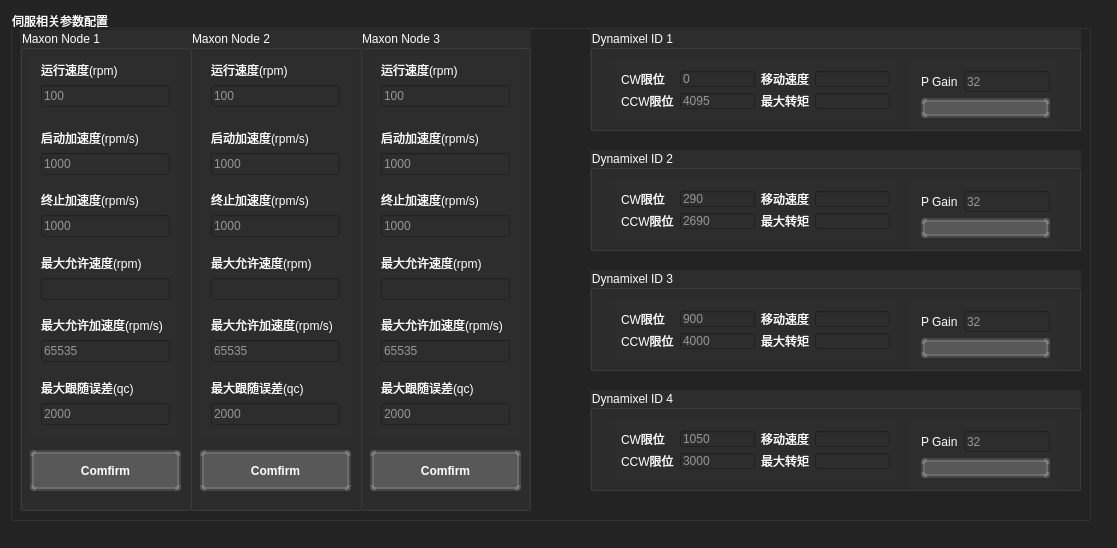
<?xml version="1.0" encoding="UTF-8"?>
<ui version="4.0">
 <class>ConfigUi</class>
 <widget class="QDialog" name="ConfigUi">
  <property name="geometry">
   <rect>
    <x>0</x>
    <y>0</y>
    <width>1117</width>
    <height>548</height>
   </rect>
  </property>
  <property name="sizePolicy">
   <sizepolicy hsizetype="Preferred" vsizetype="Preferred">
    <horstretch>0</horstretch>
    <verstretch>0</verstretch>
   </sizepolicy>
  </property>
  <property name="windowTitle">
   <string>配置界面</string>
  </property>
  <property name="windowIcon">
   <iconset resource="DOF_Teach.qrc">
    <normaloff>:/icon/ico/data_128px_1156789_easyicon.net.ico</normaloff>:/icon/ico/data_128px_1156789_easyicon.net.ico</iconset>
  </property>
  <property name="styleSheet">
   <string notr="true">#ConfigUi{
background-color:#232323;
color:#464646;
}</string>
  </property>
  <widget class="QGroupBox" name="groupBox_8">
   <property name="geometry">
    <rect>
     <x>10</x>
     <y>10</y>
     <width>1081</width>
     <height>511</height>
    </rect>
   </property>
   <property name="styleSheet">
    <string notr="true">#groupBox_8{
font: 12pt &quot;Adobe 黑体 Std R&quot;;
color:#ffffff;
}
</string>
   </property>
   <property name="title">
    <string>伺服相关参数配置</string>
   </property>
   <widget class="QGroupBox" name="groupBox_9">
    <property name="geometry">
     <rect>
      <x>10</x>
      <y>20</y>
      <width>171</width>
      <height>481</height>
     </rect>
    </property>
    <property name="styleSheet">
     <string notr="true">font: 10pt &quot;Adobe 黑体 Std R&quot;;
color:#ffffff;
background-color:#2d2d2d;</string>
    </property>
    <property name="title">
     <string>Maxon Node 1</string>
    </property>
    <widget class="QPushButton" name="Node1MotionPara">
     <property name="geometry">
      <rect>
       <x>10</x>
       <y>420</y>
       <width>151</width>
       <height>41</height>
      </rect>
     </property>
     <property name="styleSheet">
      <string notr="true">#Node1MotionPara{ 
/*border: none;*/
background-color:rgb(88, 88, 88);
color:white;
border-style:outset;
border-width:4px;
border-radius:4px;
border-color:rgba(255,255,255,30);
font:bold 12px;
/*color:rgba(0,0,0,100);*/
padding:6px;
} 
#Node1MotionPara:hover
{
background-color:rgb(56, 56, 56);
}</string>
     </property>
     <property name="text">
      <string>Comfirm</string>
     </property>
    </widget>
    <widget class="QWidget" name="layoutWidget">
     <property name="geometry">
      <rect>
       <x>10</x>
       <y>20</y>
       <width>151</width>
       <height>386</height>
      </rect>
     </property>
     <layout class="QVBoxLayout" name="verticalLayout_11">
      <item>
       <layout class="QVBoxLayout" name="verticalLayout_5">
        <item>
         <widget class="QLabel" name="label_17">
          <property name="text">
           <string>运行速度(rpm)</string>
          </property>
         </widget>
        </item>
        <item>
         <widget class="QLineEdit" name="mspeed1">
          <property name="styleSheet">
           <string notr="true">background-color:#rgb(63, 63, 63);</string>
          </property>
          <property name="placeholderText">
           <string>100</string>
          </property>
         </widget>
        </item>
       </layout>
      </item>
      <item>
       <spacer name="verticalSpacer_10">
        <property name="orientation">
         <enum>Qt::Vertical</enum>
        </property>
        <property name="sizeHint" stdset="0">
         <size>
          <width>20</width>
          <height>18</height>
         </size>
        </property>
       </spacer>
      </item>
      <item>
       <layout class="QVBoxLayout" name="verticalLayout_6">
        <item>
         <widget class="QLabel" name="label_18">
          <property name="text">
           <string>启动加速度(rpm/s)</string>
          </property>
         </widget>
        </item>
        <item>
         <widget class="QLineEdit" name="macceleration1">
          <property name="placeholderText">
           <string>1000</string>
          </property>
         </widget>
        </item>
       </layout>
      </item>
      <item>
       <spacer name="verticalSpacer_9">
        <property name="orientation">
         <enum>Qt::Vertical</enum>
        </property>
        <property name="sizeHint" stdset="0">
         <size>
          <width>20</width>
          <height>13</height>
         </size>
        </property>
       </spacer>
      </item>
      <item>
       <layout class="QVBoxLayout" name="verticalLayout_7">
        <item>
         <widget class="QLabel" name="label_19">
          <property name="text">
           <string>终止加速度(rpm/s)</string>
          </property>
         </widget>
        </item>
        <item>
         <widget class="QLineEdit" name="mdeceleration1">
          <property name="placeholderText">
           <string>1000</string>
          </property>
         </widget>
        </item>
       </layout>
      </item>
      <item>
       <spacer name="verticalSpacer_8">
        <property name="orientation">
         <enum>Qt::Vertical</enum>
        </property>
        <property name="sizeHint" stdset="0">
         <size>
          <width>20</width>
          <height>13</height>
         </size>
        </property>
       </spacer>
      </item>
      <item>
       <layout class="QVBoxLayout" name="verticalLayout_8">
        <item>
         <widget class="QLabel" name="label_20">
          <property name="text">
           <string>最大允许速度(rpm)</string>
          </property>
         </widget>
        </item>
        <item>
         <widget class="QLineEdit" name="mmspeed1"/>
        </item>
       </layout>
      </item>
      <item>
       <spacer name="verticalSpacer_7">
        <property name="orientation">
         <enum>Qt::Vertical</enum>
        </property>
        <property name="sizeHint" stdset="0">
         <size>
          <width>20</width>
          <height>13</height>
         </size>
        </property>
       </spacer>
      </item>
      <item>
       <layout class="QVBoxLayout" name="verticalLayout_9">
        <item>
         <widget class="QLabel" name="label_21">
          <property name="text">
           <string>最大允许加速度(rpm/s)</string>
          </property>
         </widget>
        </item>
        <item>
         <widget class="QLineEdit" name="mmacceleration1">
          <property name="placeholderText">
           <string>65535</string>
          </property>
         </widget>
        </item>
       </layout>
      </item>
      <item>
       <spacer name="verticalSpacer_6">
        <property name="orientation">
         <enum>Qt::Vertical</enum>
        </property>
        <property name="sizeHint" stdset="0">
         <size>
          <width>20</width>
          <height>13</height>
         </size>
        </property>
       </spacer>
      </item>
      <item>
       <layout class="QVBoxLayout" name="verticalLayout_10">
        <item>
         <widget class="QLabel" name="label_22">
          <property name="text">
           <string>最大跟随误差(qc)</string>
          </property>
         </widget>
        </item>
        <item>
         <widget class="QLineEdit" name="mmFollowingError1">
          <property name="placeholderText">
           <string>2000</string>
          </property>
         </widget>
        </item>
       </layout>
      </item>
     </layout>
    </widget>
   </widget>
   <widget class="QGroupBox" name="groupBox_12">
    <property name="geometry">
     <rect>
      <x>180</x>
      <y>20</y>
      <width>171</width>
      <height>481</height>
     </rect>
    </property>
    <property name="styleSheet">
     <string notr="true">font: 10pt &quot;Adobe 黑体 Std R&quot;;
color:#ffffff;
background-color:#2d2d2d;</string>
    </property>
    <property name="title">
     <string>Maxon Node 2</string>
    </property>
    <widget class="QWidget" name="layoutWidget_10">
     <property name="geometry">
      <rect>
       <x>10</x>
       <y>20</y>
       <width>151</width>
       <height>386</height>
      </rect>
     </property>
     <layout class="QVBoxLayout" name="verticalLayout_23">
      <item>
       <layout class="QVBoxLayout" name="verticalLayout_24">
        <item>
         <widget class="QLabel" name="label_45">
          <property name="text">
           <string>运行速度(rpm)</string>
          </property>
         </widget>
        </item>
        <item>
         <widget class="QLineEdit" name="mspeed2">
          <property name="placeholderText">
           <string>100</string>
          </property>
         </widget>
        </item>
       </layout>
      </item>
      <item>
       <spacer name="verticalSpacer_21">
        <property name="orientation">
         <enum>Qt::Vertical</enum>
        </property>
        <property name="sizeHint" stdset="0">
         <size>
          <width>20</width>
          <height>18</height>
         </size>
        </property>
       </spacer>
      </item>
      <item>
       <layout class="QVBoxLayout" name="verticalLayout_25">
        <item>
         <widget class="QLabel" name="label_46">
          <property name="text">
           <string>启动加速度(rpm/s)</string>
          </property>
         </widget>
        </item>
        <item>
         <widget class="QLineEdit" name="macceleration2">
          <property name="placeholderText">
           <string>1000</string>
          </property>
         </widget>
        </item>
       </layout>
      </item>
      <item>
       <spacer name="verticalSpacer_22">
        <property name="orientation">
         <enum>Qt::Vertical</enum>
        </property>
        <property name="sizeHint" stdset="0">
         <size>
          <width>20</width>
          <height>13</height>
         </size>
        </property>
       </spacer>
      </item>
      <item>
       <layout class="QVBoxLayout" name="verticalLayout_26">
        <item>
         <widget class="QLabel" name="label_47">
          <property name="text">
           <string>终止加速度(rpm/s)</string>
          </property>
         </widget>
        </item>
        <item>
         <widget class="QLineEdit" name="mdeceleration2">
          <property name="placeholderText">
           <string>1000</string>
          </property>
         </widget>
        </item>
       </layout>
      </item>
      <item>
       <spacer name="verticalSpacer_23">
        <property name="orientation">
         <enum>Qt::Vertical</enum>
        </property>
        <property name="sizeHint" stdset="0">
         <size>
          <width>20</width>
          <height>13</height>
         </size>
        </property>
       </spacer>
      </item>
      <item>
       <layout class="QVBoxLayout" name="verticalLayout_27">
        <item>
         <widget class="QLabel" name="label_48">
          <property name="text">
           <string>最大允许速度(rpm)</string>
          </property>
         </widget>
        </item>
        <item>
         <widget class="QLineEdit" name="mmspeed2"/>
        </item>
       </layout>
      </item>
      <item>
       <spacer name="verticalSpacer_24">
        <property name="orientation">
         <enum>Qt::Vertical</enum>
        </property>
        <property name="sizeHint" stdset="0">
         <size>
          <width>20</width>
          <height>13</height>
         </size>
        </property>
       </spacer>
      </item>
      <item>
       <layout class="QVBoxLayout" name="verticalLayout_28">
        <item>
         <widget class="QLabel" name="label_49">
          <property name="text">
           <string>最大允许加速度(rpm/s)</string>
          </property>
         </widget>
        </item>
        <item>
         <widget class="QLineEdit" name="mmacceleration2">
          <property name="placeholderText">
           <string>65535</string>
          </property>
         </widget>
        </item>
       </layout>
      </item>
      <item>
       <spacer name="verticalSpacer_25">
        <property name="orientation">
         <enum>Qt::Vertical</enum>
        </property>
        <property name="sizeHint" stdset="0">
         <size>
          <width>20</width>
          <height>13</height>
         </size>
        </property>
       </spacer>
      </item>
      <item>
       <layout class="QVBoxLayout" name="verticalLayout_29">
        <item>
         <widget class="QLabel" name="label_50">
          <property name="text">
           <string>最大跟随误差(qc)</string>
          </property>
         </widget>
        </item>
        <item>
         <widget class="QLineEdit" name="mmFollowingError2">
          <property name="placeholderText">
           <string>2000</string>
          </property>
         </widget>
        </item>
       </layout>
      </item>
     </layout>
    </widget>
    <widget class="QPushButton" name="Node2MotionPara">
     <property name="geometry">
      <rect>
       <x>10</x>
       <y>420</y>
       <width>151</width>
       <height>41</height>
      </rect>
     </property>
     <property name="styleSheet">
      <string notr="true">#Node2MotionPara{ 
/*border: none;*/
background-color:rgb(88, 88, 88);
color:white;
border-style:outset;
border-width:4px;
border-radius:4px;
border-color:rgba(255,255,255,30);
font:bold 12px;
/*color:rgba(0,0,0,100);*/
padding:6px;
} 
#Node2MotionPara:hover
{
background-color:rgb(56, 56, 56);
}</string>
     </property>
     <property name="text">
      <string>Comfirm</string>
     </property>
    </widget>
   </widget>
   <widget class="QGroupBox" name="groupBox_11">
    <property name="geometry">
     <rect>
      <x>350</x>
      <y>20</y>
      <width>171</width>
      <height>481</height>
     </rect>
    </property>
    <property name="styleSheet">
     <string notr="true">font: 10pt &quot;Adobe 黑体 Std R&quot;;
color:#ffffff;
background-color:#2d2d2d;</string>
    </property>
    <property name="title">
     <string>Maxon Node 3</string>
    </property>
    <widget class="QWidget" name="layoutWidget_11">
     <property name="geometry">
      <rect>
       <x>10</x>
       <y>20</y>
       <width>151</width>
       <height>386</height>
      </rect>
     </property>
     <layout class="QVBoxLayout" name="verticalLayout_30">
      <item>
       <layout class="QVBoxLayout" name="verticalLayout_31">
        <item>
         <widget class="QLabel" name="label_51">
          <property name="text">
           <string>运行速度(rpm)</string>
          </property>
         </widget>
        </item>
        <item>
         <widget class="QLineEdit" name="mspeed3">
          <property name="placeholderText">
           <string>100</string>
          </property>
         </widget>
        </item>
       </layout>
      </item>
      <item>
       <spacer name="verticalSpacer_26">
        <property name="orientation">
         <enum>Qt::Vertical</enum>
        </property>
        <property name="sizeHint" stdset="0">
         <size>
          <width>20</width>
          <height>18</height>
         </size>
        </property>
       </spacer>
      </item>
      <item>
       <layout class="QVBoxLayout" name="verticalLayout_32">
        <item>
         <widget class="QLabel" name="label_52">
          <property name="text">
           <string>启动加速度(rpm/s)</string>
          </property>
         </widget>
        </item>
        <item>
         <widget class="QLineEdit" name="macceleration3">
          <property name="placeholderText">
           <string>1000</string>
          </property>
         </widget>
        </item>
       </layout>
      </item>
      <item>
       <spacer name="verticalSpacer_27">
        <property name="orientation">
         <enum>Qt::Vertical</enum>
        </property>
        <property name="sizeHint" stdset="0">
         <size>
          <width>20</width>
          <height>13</height>
         </size>
        </property>
       </spacer>
      </item>
      <item>
       <layout class="QVBoxLayout" name="verticalLayout_33">
        <item>
         <widget class="QLabel" name="label_53">
          <property name="text">
           <string>终止加速度(rpm/s)</string>
          </property>
         </widget>
        </item>
        <item>
         <widget class="QLineEdit" name="mdeceleration3">
          <property name="placeholderText">
           <string>1000</string>
          </property>
         </widget>
        </item>
       </layout>
      </item>
      <item>
       <spacer name="verticalSpacer_28">
        <property name="orientation">
         <enum>Qt::Vertical</enum>
        </property>
        <property name="sizeHint" stdset="0">
         <size>
          <width>20</width>
          <height>13</height>
         </size>
        </property>
       </spacer>
      </item>
      <item>
       <layout class="QVBoxLayout" name="verticalLayout_34">
        <item>
         <widget class="QLabel" name="label_54">
          <property name="text">
           <string>最大允许速度(rpm)</string>
          </property>
         </widget>
        </item>
        <item>
         <widget class="QLineEdit" name="mmspeed3"/>
        </item>
       </layout>
      </item>
      <item>
       <spacer name="verticalSpacer_29">
        <property name="orientation">
         <enum>Qt::Vertical</enum>
        </property>
        <property name="sizeHint" stdset="0">
         <size>
          <width>20</width>
          <height>13</height>
         </size>
        </property>
       </spacer>
      </item>
      <item>
       <layout class="QVBoxLayout" name="verticalLayout_35">
        <item>
         <widget class="QLabel" name="label_55">
          <property name="text">
           <string>最大允许加速度(rpm/s)</string>
          </property>
         </widget>
        </item>
        <item>
         <widget class="QLineEdit" name="mmacceleration3">
          <property name="placeholderText">
           <string>65535</string>
          </property>
         </widget>
        </item>
       </layout>
      </item>
      <item>
       <spacer name="verticalSpacer_30">
        <property name="orientation">
         <enum>Qt::Vertical</enum>
        </property>
        <property name="sizeHint" stdset="0">
         <size>
          <width>20</width>
          <height>13</height>
         </size>
        </property>
       </spacer>
      </item>
      <item>
       <layout class="QVBoxLayout" name="verticalLayout_36">
        <item>
         <widget class="QLabel" name="label_56">
          <property name="text">
           <string>最大跟随误差(qc)</string>
          </property>
         </widget>
        </item>
        <item>
         <widget class="QLineEdit" name="mmFollowingError3">
          <property name="placeholderText">
           <string>2000</string>
          </property>
         </widget>
        </item>
       </layout>
      </item>
     </layout>
    </widget>
    <widget class="QPushButton" name="Node3MotionPara">
     <property name="geometry">
      <rect>
       <x>10</x>
       <y>420</y>
       <width>151</width>
       <height>41</height>
      </rect>
     </property>
     <property name="styleSheet">
      <string notr="true">#Node3MotionPara{ 
/*border: none;*/
background-color:rgb(88, 88, 88);
color:white;
border-style:outset;
border-width:4px;
border-radius:4px;
border-color:rgba(255,255,255,30);
font:bold 12px;
/*color:rgba(0,0,0,100);*/
padding:6px;
} 
#Node3MotionPara:hover
{
background-color:rgb(56, 56, 56);
}</string>
     </property>
     <property name="text">
      <string>Comfirm</string>
     </property>
    </widget>
   </widget>
   <widget class="QGroupBox" name="groupBox_10">
    <property name="geometry">
     <rect>
      <x>580</x>
      <y>20</y>
      <width>491</width>
      <height>101</height>
     </rect>
    </property>
    <property name="styleSheet">
     <string notr="true">font: 10pt &quot;Adobe 黑体 Std R&quot;;
color:#ffffff;
background-color:#2d2d2d;</string>
    </property>
    <property name="title">
     <string>Dynamixel ID 1</string>
    </property>
    <widget class="QWidget" name="layoutWidget_2">
     <property name="geometry">
      <rect>
       <x>20</x>
       <y>30</y>
       <width>291</width>
       <height>60</height>
      </rect>
     </property>
     <layout class="QGridLayout" name="gridLayout_5">
      <item row="0" column="0">
       <widget class="QLabel" name="label_43">
        <property name="text">
         <string>CW限位</string>
        </property>
       </widget>
      </item>
      <item row="0" column="1">
       <widget class="QLineEdit" name="ID1CW">
        <property name="placeholderText">
         <string>0</string>
        </property>
       </widget>
      </item>
      <item row="0" column="2">
       <widget class="QLabel" name="label_57">
        <property name="text">
         <string>移动速度</string>
        </property>
       </widget>
      </item>
      <item row="0" column="3">
       <widget class="QLineEdit" name="ID1Velocity"/>
      </item>
      <item row="1" column="0">
       <widget class="QLabel" name="label_44">
        <property name="text">
         <string>CCW限位</string>
        </property>
       </widget>
      </item>
      <item row="1" column="1">
       <widget class="QLineEdit" name="ID1CCW">
        <property name="placeholderText">
         <string>4095</string>
        </property>
       </widget>
      </item>
      <item row="1" column="2">
       <widget class="QLabel" name="label_58">
        <property name="text">
         <string>最大转矩</string>
        </property>
       </widget>
      </item>
      <item row="1" column="3">
       <widget class="QLineEdit" name="ID1Torque">
        <property name="text">
         <string/>
        </property>
       </widget>
      </item>
     </layout>
    </widget>
    <widget class="QWidget" name="layoutWidget_3">
     <property name="geometry">
      <rect>
       <x>320</x>
       <y>30</y>
       <width>151</width>
       <height>69</height>
      </rect>
     </property>
     <layout class="QGridLayout" name="gridLayout_6">
      <item row="0" column="0">
       <widget class="QLabel" name="label_59">
        <property name="text">
         <string>P Gain</string>
        </property>
       </widget>
      </item>
      <item row="0" column="1">
       <widget class="QLineEdit" name="ID1Pgain">
        <property name="text">
         <string/>
        </property>
        <property name="placeholderText">
         <string>32</string>
        </property>
       </widget>
      </item>
      <item row="1" column="0" colspan="2">
       <widget class="QPushButton" name="ID1ParaWrite">
        <property name="styleSheet">
         <string notr="true">#ID1ParaWrite{ 
/*border: none;*/
background-color:rgb(88, 88, 88);
color:white;
border-style:outset;
border-width:4px;
border-radius:4px;
border-color:rgba(255,255,255,30);
font:bold 12px;
/*color:rgba(0,0,0,100);*/
padding:6px;
} 
#ID1ParaWrite:hover
{
background-color:rgb(56, 56, 56);
}</string>
        </property>
        <property name="text">
         <string>Write</string>
        </property>
       </widget>
      </item>
     </layout>
    </widget>
   </widget>
   <widget class="QGroupBox" name="groupBox_13">
    <property name="geometry">
     <rect>
      <x>580</x>
      <y>140</y>
      <width>491</width>
      <height>101</height>
     </rect>
    </property>
    <property name="styleSheet">
     <string notr="true">font: 10pt &quot;Adobe 黑体 Std R&quot;;
color:#ffffff;
background-color:#2d2d2d;</string>
    </property>
    <property name="title">
     <string>Dynamixel ID 2</string>
    </property>
    <widget class="QWidget" name="layoutWidget_9">
     <property name="geometry">
      <rect>
       <x>20</x>
       <y>30</y>
       <width>291</width>
       <height>60</height>
      </rect>
     </property>
     <layout class="QGridLayout" name="gridLayout_8">
      <item row="0" column="0">
       <widget class="QLabel" name="label_61">
        <property name="text">
         <string>CW限位</string>
        </property>
       </widget>
      </item>
      <item row="0" column="1">
       <widget class="QLineEdit" name="ID2CW">
        <property name="placeholderText">
         <string>290</string>
        </property>
       </widget>
      </item>
      <item row="0" column="2">
       <widget class="QLabel" name="label_62">
        <property name="text">
         <string>移动速度</string>
        </property>
       </widget>
      </item>
      <item row="0" column="3">
       <widget class="QLineEdit" name="ID2Velocity"/>
      </item>
      <item row="1" column="0">
       <widget class="QLabel" name="label_63">
        <property name="text">
         <string>CCW限位</string>
        </property>
       </widget>
      </item>
      <item row="1" column="1">
       <widget class="QLineEdit" name="ID2CCW">
        <property name="placeholderText">
         <string>2690</string>
        </property>
       </widget>
      </item>
      <item row="1" column="2">
       <widget class="QLabel" name="label_64">
        <property name="text">
         <string>最大转矩</string>
        </property>
       </widget>
      </item>
      <item row="1" column="3">
       <widget class="QLineEdit" name="ID2Torque">
        <property name="text">
         <string/>
        </property>
       </widget>
      </item>
     </layout>
    </widget>
    <widget class="QWidget" name="layoutWidget_8">
     <property name="geometry">
      <rect>
       <x>320</x>
       <y>30</y>
       <width>151</width>
       <height>69</height>
      </rect>
     </property>
     <layout class="QGridLayout" name="gridLayout_7">
      <item row="0" column="0">
       <widget class="QLabel" name="label_60">
        <property name="text">
         <string>P Gain</string>
        </property>
       </widget>
      </item>
      <item row="0" column="1">
       <widget class="QLineEdit" name="ID2Pgain">
        <property name="text">
         <string/>
        </property>
        <property name="placeholderText">
         <string>32</string>
        </property>
       </widget>
      </item>
      <item row="1" column="0" colspan="2">
       <widget class="QPushButton" name="ID2ParaWrite">
        <property name="styleSheet">
         <string notr="true">#ID2ParaWrite{ 
/*border: none;*/
background-color:rgb(88, 88, 88);
color:white;
border-style:outset;
border-width:4px;
border-radius:4px;
border-color:rgba(255,255,255,30);
font:bold 12px;
/*color:rgba(0,0,0,100);*/
padding:6px;
} 
#ID2ParaWrite:hover
{
background-color:rgb(56, 56, 56);
}</string>
        </property>
        <property name="text">
         <string>Write</string>
        </property>
       </widget>
      </item>
     </layout>
    </widget>
   </widget>
   <widget class="QGroupBox" name="groupBox_14">
    <property name="geometry">
     <rect>
      <x>580</x>
      <y>260</y>
      <width>491</width>
      <height>101</height>
     </rect>
    </property>
    <property name="styleSheet">
     <string notr="true">font: 10pt &quot;Adobe 黑体 Std R&quot;;
color:#ffffff;
background-color:#2d2d2d;</string>
    </property>
    <property name="title">
     <string>Dynamixel ID 3</string>
    </property>
    <widget class="QWidget" name="layoutWidget_13">
     <property name="geometry">
      <rect>
       <x>20</x>
       <y>30</y>
       <width>291</width>
       <height>60</height>
      </rect>
     </property>
     <layout class="QGridLayout" name="gridLayout_10">
      <item row="0" column="0">
       <widget class="QLabel" name="label_66">
        <property name="text">
         <string>CW限位</string>
        </property>
       </widget>
      </item>
      <item row="0" column="1">
       <widget class="QLineEdit" name="ID3CW">
        <property name="placeholderText">
         <string>900</string>
        </property>
       </widget>
      </item>
      <item row="0" column="2">
       <widget class="QLabel" name="label_67">
        <property name="text">
         <string>移动速度</string>
        </property>
       </widget>
      </item>
      <item row="0" column="3">
       <widget class="QLineEdit" name="ID3Velocity"/>
      </item>
      <item row="1" column="0">
       <widget class="QLabel" name="label_68">
        <property name="text">
         <string>CCW限位</string>
        </property>
       </widget>
      </item>
      <item row="1" column="1">
       <widget class="QLineEdit" name="ID3CCW">
        <property name="placeholderText">
         <string>4000</string>
        </property>
       </widget>
      </item>
      <item row="1" column="2">
       <widget class="QLabel" name="label_69">
        <property name="text">
         <string>最大转矩</string>
        </property>
       </widget>
      </item>
      <item row="1" column="3">
       <widget class="QLineEdit" name="ID3Torque">
        <property name="text">
         <string/>
        </property>
       </widget>
      </item>
     </layout>
    </widget>
    <widget class="QWidget" name="layoutWidget_12">
     <property name="geometry">
      <rect>
       <x>320</x>
       <y>30</y>
       <width>151</width>
       <height>69</height>
      </rect>
     </property>
     <layout class="QGridLayout" name="gridLayout_9">
      <item row="0" column="0">
       <widget class="QLabel" name="label_65">
        <property name="text">
         <string>P Gain</string>
        </property>
       </widget>
      </item>
      <item row="0" column="1">
       <widget class="QLineEdit" name="ID3Pgain">
        <property name="text">
         <string/>
        </property>
        <property name="placeholderText">
         <string>32</string>
        </property>
       </widget>
      </item>
      <item row="1" column="0" colspan="2">
       <widget class="QPushButton" name="ID3ParaWrite">
        <property name="styleSheet">
         <string notr="true">#ID3ParaWrite{ 
/*border: none;*/
background-color:rgb(88, 88, 88);
color:white;
border-style:outset;
border-width:4px;
border-radius:4px;
border-color:rgba(255,255,255,30);
font:bold 12px;
/*color:rgba(0,0,0,100);*/
padding:6px;
} 
#ID3ParaWrite:hover
{
background-color:rgb(56, 56, 56);
}</string>
        </property>
        <property name="text">
         <string>Write</string>
        </property>
       </widget>
      </item>
     </layout>
    </widget>
   </widget>
   <widget class="QGroupBox" name="groupBox_15">
    <property name="geometry">
     <rect>
      <x>580</x>
      <y>380</y>
      <width>491</width>
      <height>101</height>
     </rect>
    </property>
    <property name="styleSheet">
     <string notr="true">font: 10pt &quot;Adobe 黑体 Std R&quot;;
color:#ffffff;
background-color:#2d2d2d;</string>
    </property>
    <property name="title">
     <string>Dynamixel ID 4</string>
    </property>
    <widget class="QWidget" name="layoutWidget_15">
     <property name="geometry">
      <rect>
       <x>20</x>
       <y>30</y>
       <width>291</width>
       <height>60</height>
      </rect>
     </property>
     <layout class="QGridLayout" name="gridLayout_12">
      <item row="0" column="0">
       <widget class="QLabel" name="label_71">
        <property name="text">
         <string>CW限位</string>
        </property>
       </widget>
      </item>
      <item row="0" column="1">
       <widget class="QLineEdit" name="ID4CW">
        <property name="placeholderText">
         <string>1050</string>
        </property>
       </widget>
      </item>
      <item row="0" column="2">
       <widget class="QLabel" name="label_72">
        <property name="text">
         <string>移动速度</string>
        </property>
       </widget>
      </item>
      <item row="0" column="3">
       <widget class="QLineEdit" name="ID4Velocity"/>
      </item>
      <item row="1" column="0">
       <widget class="QLabel" name="label_73">
        <property name="text">
         <string>CCW限位</string>
        </property>
       </widget>
      </item>
      <item row="1" column="1">
       <widget class="QLineEdit" name="ID4CCW">
        <property name="placeholderText">
         <string>3000</string>
        </property>
       </widget>
      </item>
      <item row="1" column="2">
       <widget class="QLabel" name="label_74">
        <property name="text">
         <string>最大转矩</string>
        </property>
       </widget>
      </item>
      <item row="1" column="3">
       <widget class="QLineEdit" name="ID4Torque">
        <property name="text">
         <string/>
        </property>
       </widget>
      </item>
     </layout>
    </widget>
    <widget class="QWidget" name="layoutWidget_14">
     <property name="geometry">
      <rect>
       <x>320</x>
       <y>30</y>
       <width>151</width>
       <height>69</height>
      </rect>
     </property>
     <layout class="QGridLayout" name="gridLayout_11">
      <item row="0" column="0">
       <widget class="QLabel" name="label_70">
        <property name="text">
         <string>P Gain</string>
        </property>
       </widget>
      </item>
      <item row="0" column="1">
       <widget class="QLineEdit" name="ID4Pgain">
        <property name="text">
         <string/>
        </property>
        <property name="placeholderText">
         <string>32</string>
        </property>
       </widget>
      </item>
      <item row="1" column="0" colspan="2">
       <widget class="QPushButton" name="ID4ParaWrite">
        <property name="styleSheet">
         <string notr="true">#ID4ParaWrite{ 
/*border: none;*/
background-color:rgb(88, 88, 88);
color:white;
border-style:outset;
border-width:4px;
border-radius:4px;
border-color:rgba(255,255,255,30);
font:bold 12px;
/*color:rgba(0,0,0,100);*/
padding:6px;
} 
#ID4ParaWrite:hover
{
background-color:rgb(56, 56, 56);
}</string>
        </property>
        <property name="text">
         <string>Write</string>
        </property>
       </widget>
      </item>
     </layout>
    </widget>
   </widget>
  </widget>
 </widget>
 <layoutdefault spacing="6" margin="11"/>
 <resources>
  <include location="DOF_Teach.qrc"/>
 </resources>
 <connections/>
</ui>
